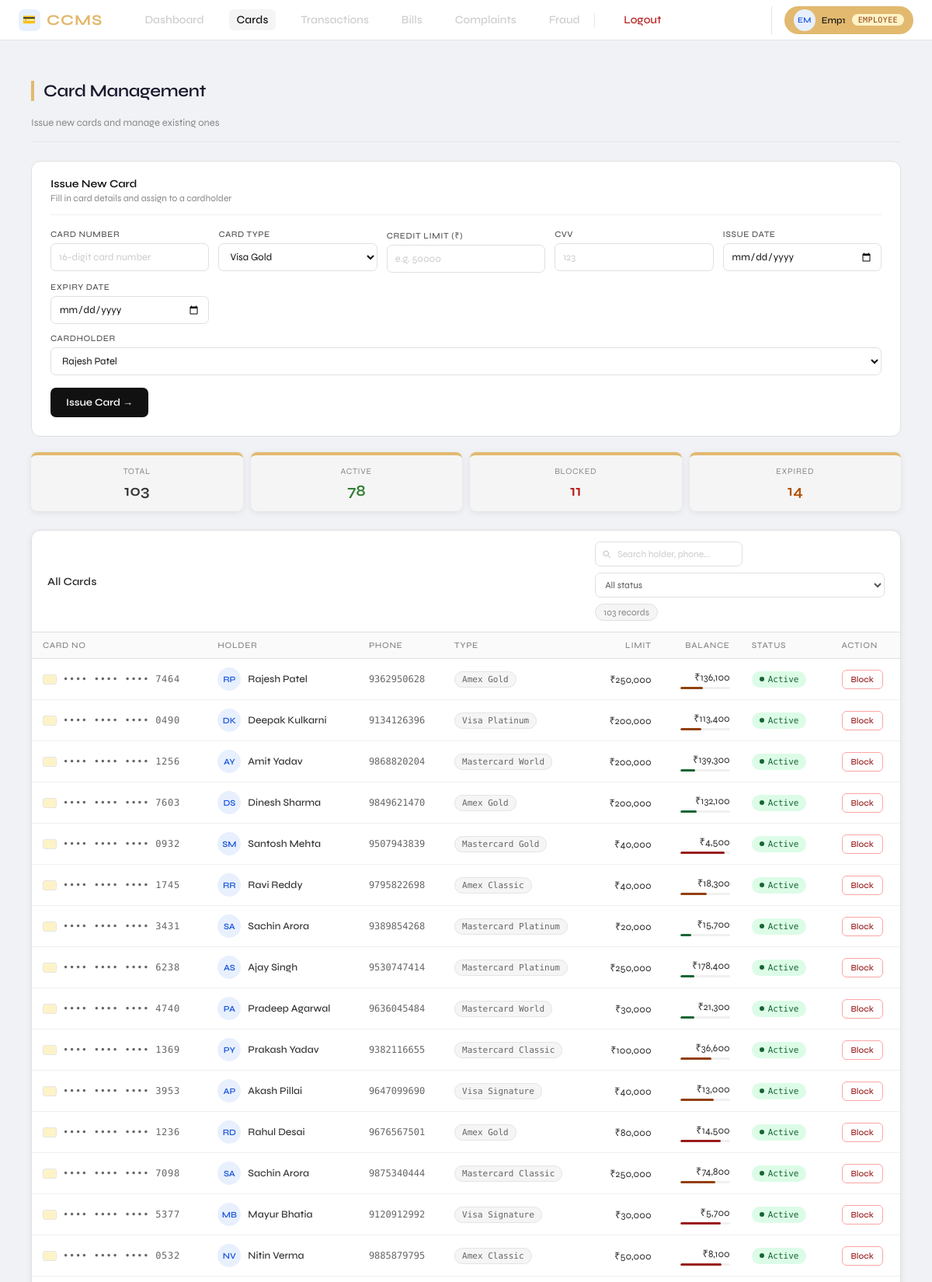
The page /employee/cards (signed in, upper part) on the database its author committed.
### tables this page shows
CREATE TABLE CREDIT_CARD(
        Card_no           TEXT PRIMARY KEY,
        Card_type         TEXT NOT NULL,
        Card_status       TEXT NOT NULL CHECK(Card_status IN ('Active','Blocked','Expired')),
        Credit_limit      REAL NOT NULL,
        Available_balance REAL NOT NULL,
        Issue_date        TEXT NOT NULL,
        Expiry_date       TEXT NOT NULL,
        CVV               TEXT NOT NULL,
        Holder_id         INTEGER NOT NULL REFERENCES CARD_HOLDER(Holder_id) );

CREATE TABLE CARD_HOLDER(
        Holder_id      INTEGER PRIMARY KEY AUTOINCREMENT,
        F_name         TEXT NOT NULL,
        L_name         TEXT NOT NULL,
        DOB            TEXT NOT NULL,
        Gender         TEXT NOT NULL,
        Phone_no       TEXT NOT NULL UNIQUE,
        Email          TEXT NOT NULL UNIQUE,
        Address        TEXT,
        Annual_income  REAL,
        Credit_score   INTEGER CHECK(Credit_score BETWEEN 300 AND 900) );

### app.py (the view)
@app.route('/employee/cards')
@login_required
@role_required('employee')
def emp_cards():
    db = get_db()
    cards = db.execute("""
        SELECT CC.*, CH.F_name||' '||CH.L_name AS holder_name, CH.Phone_no
        FROM CREDIT_CARD CC JOIN CARD_HOLDER CH ON CC.Holder_id=CH.Holder_id
        ORDER BY CC.Card_status
    """).fetchall()
    holders = db.execute(
        "SELECT Holder_id, F_name||' '||L_name AS name FROM CARD_HOLDER"
    ).fetchall()
    db.close()
    return render_template('employee/cards.html', cards=cards, holders=holders, now=date.today())

### app.py (called while the page is built)
def get_db():
    conn = sqlite3.connect(DB)
    conn.row_factory = sqlite3.Row
    conn.execute("PRAGMA foreign_keys = ON")
    return conn

def login_required(f):
    @wraps(f)
    def decorated(*args, **kwargs):
        if 'user_id' not in session:
            flash('Please login first.', 'warning')
            return redirect(url_for('login'))
        return f(*args, **kwargs)
    return decorated

def role_required(*roles):
    def decorator(f):
        @wraps(f)
        def decorated(*args, **kwargs):
            if session.get('role') not in roles:
                flash('Access denied.', 'danger')
                return redirect(url_for('login'))
            return f(*args, **kwargs)
        return decorated
    return decorator

### templates/employee/cards.html (shortened to what this page needs)
{% extends "base.html" %}
{% block content %}
<div class="wrap">
  <div class="page-header">
    <div>
      <div class="page-title">Card Management</div>
      <div class="page-sub">Issue new cards and manage existing ones</div>
    </div>
  </div>
  <div class="form-panel" style="margin-bottom:20px">
    <div class="form-panel-header">
      <div class="form-panel-title">Issue New Card</div>
      <div class="form-panel-sub">Fill in card details and assign to a cardholder</div>
    </div>
    <form method="POST" action="{{ url_for('emp_issue_card') }}">
      <div class="form-grid">
        <div class="form-group">
          <label>Card Number</label>
          <input name="card_no" placeholder="16-digit card number" required>
        </div>
        <div class="form-group">
          <label>Card Type</label>
          <select name="card_type">
            <option>Visa Gold</option>
          </select>
        </div>
        <div class="form-group">
          <label>Credit Limit (₹)</label>
          <input name="credit_limit" type="number" placeholder="e.g. 50000" required>
        </div>
        <div class="form-group">
          <label>CVV</label>
          <input name="cvv" maxlength="3" placeholder="123" required>
        </div>
        <div class="form-group">
          <label>Issue Date</label>
          <input name="issue_date" type="date" required>
        </div>
        <div class="form-group">
          <label>Expiry Date</label>
          <input name="expiry_date" type="date" required>
        </div>
        <div class="form-group form-full">
          <label>Cardholder</label>
          <select name="holder_id">
            {% for h in holders %}
            <option value="{{ h.Holder_id }}">{{ h.name }}</option>
            {% endfor %}
          </select>
        </div>
      </div>
      <button type="submit" class="btn-submit-form">Issue Card &rarr;</button>
    </form>
  </div>
  <div class="stats-row">
    <div class="stat-card">
      <div class="stat-label">Total</div>
      <div class="stat-val">{{ cards|length }}</div>
    </div>
    <div class="stat-card">
      <div class="stat-label">Active</div>
      <div class="stat-val success">{{ cards|selectattr('Card_status','eq','Active')|list|length }}</div>
    </div>
    <div class="stat-card">
      <div class="stat-label">Blocked</div>
      <div class="stat-val danger">{{ cards|selectattr('Card_status','eq','Blocked')|list|length }}</div>
    </div>
    <div class="stat-card">
      <div class="stat-label">Expired</div>
      <div class="stat-val warning">{{ cards|selectattr('Card_status','eq','Expired')|list|length }}</div>
    </div>
  </div>
  <div class="card">
    <div class="card-head">
      <span class="card-head-title">All Cards</span>
      <div class="card-head-right">
        <div class="search-wrap">
          <input type="text" id="searchInput" placeholder="Search holder, phone..."
                 oninput="filterTable()">
        </div>
        <select id="statusFilter" onchange="filterTable()" class="filter-select">
          <option value="">All status</option>
        </select>
        <span class="record-count" id="visibleCount">{{ cards|length }} records</span>
      </div>
    </div>
    <div class="table-scroll">
      <table id="cardsTable">
        <thead>
          <tr>
            <th>Card No</th>
            <th>Holder</th>
            <th>Phone</th>
            <th>Type</th>
            <th style="text-align:right">Limit</th>
            <th style="text-align:right">Balance</th>
            <th>Status</th>
            <th>Action</th>
          </tr>
        </thead>
        <tbody>
          {% for c in cards %}
          <tr data-holder="{{ c.holder_name|lower }}"
              data-phone="{{ c.Phone_no }}"
              data-status="{{ c.Card_status }}">
            <td>
              <div class="card-no-wrap">
                <div class="card-chip"></div>
                <span class="card-no">•••• •••• •••• {{ c.Card_no[-4:] }}</span>
              </div>
            </td>
            <td>
              <div class="avatar-wrap">
                <div class="avatar">{{ c.holder_name.split()[0][0] }}{{ c.holder_name.split()[-1][0] }}</div>
                <span class="holder-name">{{ c.holder_name }}</span>
              </div>
            </td>
            <td><span class="mono">{{ c.Phone_no }}</span></td>
            <td><span class="type-pill">{{ c.Card_type }}</span></td>
            <td style="text-align:right"><span class="amount">₹{{ "{:,.0f}".format(c.Credit_limit) }}</span></td>
            <td style="text-align:right">
              <div class="balance-wrap">
                <span class="amount">₹{{ "{:,.0f}".format(c.Available_balance) }}</span>
                {% set used_pct = ((c.Credit_limit - c.Available_balance) / c.Credit_limit * 100)|round %}
                <div class="utilization-bar">
                  <div class="utilization-fill
                    {% if used_pct > 75 %}fill-danger
                    {% elif used_pct > 40 %}fill-warning
                    {% else %}fill-success{% endif %}"
                    style="width:{{ used_pct }}%">
                  </div>
                </div>
              </div>
            </td>
            <td>
              <span class="badge
                {% if c.Card_status == 'Active' %}badge-success
                {% elif c.Card_status == 'Blocked' %}badge-danger
                {% else %}badge-warning{% endif %}">
                {{ c.Card_status }}
              </span>
            </td>
            <td>
              {% if c.Card_status == 'Active' %}
              <a href="{{ url_for('emp_block_card', card_no=c.Card_no) }}"
                 class="btn-toggle btn-block"
                 onclick="return confirm('Block card {{ c.Card_no[-4:] }}?')">
                Block
              </a>
              {% else %}
              <span class="resolved-tick">—</span>
              {% endif %}
            </td>
          </tr>
          {% endfor %}
        </tbody>
      </table>
    </div>
  </div>
</div>
{% endblock %}

### templates/employee/cards.html (style rules this page uses)
.form-panel { background: #fff; border: 0.5px solid #e0e0e0; border-radius: 12px; padding: 20px 24px 24px; }
.form-panel-header { margin-bottom: 18px; padding-bottom: 14px; border-bottom: 0.5px solid #f0f0f0; }
.form-panel-title { font-size: 14px; font-weight: 600; color: #111; }
.form-panel-sub { font-size: 12px; color: #888; margin-top: 3px; }
.form-grid { display: grid; grid-template-columns: repeat(auto-fill, minmax(180px, 1fr)); gap: 12px; }
.form-group { display: flex; flex-direction: column; gap: 5px; }
.form-full { grid-column: 1 / -1; }
.form-group label { font-size: 11px; font-weight: 500; color: #555; text-transform: uppercase; letter-spacing: 0.05em; }
.form-group input, .form-group select { height: 36px; padding: 0 10px; border: 0.5px solid #e0e0e0; border-radius: 7px; font-family: 'Syne', sans-serif; font-size: 13px; color: #111; background: #fff; outline: none; transition: border-color 0.15s; }
.form-group input::placeholder { color: #ccc; }
.btn-submit-form { margin-top: 16px; height: 38px; padding: 0 20px; background: #111; color: #fff; border: none; border-radius: 7px; font-family: 'Syne', sans-serif; font-size: 13px; font-weight: 600; cursor: pointer; transition: background 0.15s; }
.card-head { display: flex; align-items: center; justify-content: space-between; padding: 14px 20px; border-bottom: 0.5px solid #e0e0e0; flex-wrap: wrap; gap: 10px; }
.card-head-right { display: flex; align-items: center; gap: 8px; flex-wrap: wrap; }
.search-wrap { position: relative; display: flex; align-items: center; }
.search-wrap input { height: 32px; padding: 0 10px 0 28px; border: 0.5px solid #e0e0e0; border-radius: 7px; font-family: 'Syne', sans-serif; font-size: 12px; color: #111; outline: none; width: 190px; transition: border-color 0.15s; }
.search-wrap input::placeholder { color: #ccc; }
.filter-select { height: 32px; padding: 0 8px; border: 0.5px solid #e0e0e0; border-radius: 7px; font-family: 'Syne', sans-serif; font-size: 12px; color: #555; background: #fff; outline: none; cursor: pointer; }
.balance-wrap { display: flex; flex-direction: column; align-items: flex-end; gap: 4px; }
.btn-toggle { display: inline-flex; align-items: center; font-size: 11px; font-weight: 500; padding: 5px 11px; border-radius: 6px; text-decoration: none; white-space: nowrap; font-family: 'Syne', sans-serif; transition: background 0.12s; }
.btn-block { border: 0.5px solid #fca5a5; color: #991b1b; background: transparent; }

### rows shown on the page
CREDIT_CARD: Card_no "7464", holder_name "R", holder_name "P", holder_name "Rajesh Patel", Phone_no "9362950628", Card_type "Amex Gold", Credit_limit "250,000", Available_balance "136,100", {{ used_pct }} 46.0 (drawn), Card_status "Active"
CREDIT_CARD: Card_no "0490", holder_name "D", holder_name "K", holder_name "Deepak Kulkarni", Phone_no "9134126396", Card_type "Visa Platinum", Credit_limit "200,000", Available_balance "113,400", {{ used_pct }} 43.0 (drawn), Card_status "Active"
CREDIT_CARD: Card_no "1256", holder_name "A", holder_name "Y", holder_name "Amit Yadav", Phone_no "9868820204", Card_type "Mastercard World", Credit_limit "200,000", Available_balance "139,300", {{ used_pct }} 30.0 (drawn), Card_status "Active"
CREDIT_CARD: Card_no "7603", holder_name "D", holder_name "S", holder_name "Dinesh Sharma", Phone_no "9849621470", Card_type "Amex Gold", Credit_limit "200,000", Available_balance "132,100", {{ used_pct }} 34.0 (drawn), Card_status "Active"
CREDIT_CARD: Card_no "0932", holder_name "S", holder_name "M", holder_name "Santosh Mehta", Phone_no "9507943839", Card_type "Mastercard Gold", Credit_limit "40,000", Available_balance "4,500", {{ used_pct }} 89.0 (drawn), Card_status "Active"
CREDIT_CARD: Card_no "1745", holder_name "R", holder_name "Ravi Reddy", Phone_no "9795822698", Card_type "Amex Classic", Credit_limit "40,000", Available_balance "18,300", {{ used_pct }} 54.0 (drawn), Card_status "Active"
CREDIT_CARD: Card_no "3431", holder_name "S", holder_name "A", holder_name "Sachin Arora", Phone_no "9389854268", Card_type "Mastercard Platinum", Credit_limit "20,000", Available_balance "15,700", {{ used_pct }} 22.0 (drawn), Card_status "Active"
CREDIT_CARD: Card_no "6238", holder_name "A", holder_name "S", holder_name "Ajay Singh", Phone_no "9530747414", Card_type "Mastercard Platinum", Credit_limit "250,000", Available_balance "178,400", {{ used_pct }} 29.0 (drawn), Card_status "Active"
CREDIT_CARD: Card_no "4740", holder_name "P", holder_name "A", holder_name "Pradeep Agarwal", Phone_no "9636045484", Card_type "Mastercard World", Credit_limit "30,000", Available_balance "21,300", {{ used_pct }} 29.0 (drawn), Card_status "Active"
CREDIT_CARD: Card_no "1369", holder_name "P", holder_name "Y", holder_name "Prakash Yadav", Phone_no "9382116655", Card_type "Mastercard Classic", Credit_limit "100,000", Available_balance "36,600", {{ used_pct }} 63.0 (drawn), Card_status "Active"
CREDIT_CARD: Card_no "3953", holder_name "A", holder_name "P", holder_name "Akash Pillai", Phone_no "9647099690", Card_type "Visa Signature", Credit_limit "40,000", Available_balance "13,000", {{ used_pct }} 68.0 (drawn), Card_status "Active"
CREDIT_CARD: Card_no "1236", holder_name "R", holder_name "D", holder_name "Rahul Desai", Phone_no "9676567501", Card_type "Amex Gold", Credit_limit "80,000", Available_balance "14,500", {{ used_pct }} 82.0 (drawn), Card_status "Active"
CREDIT_CARD: Card_no "7098", holder_name "S", holder_name "A", holder_name "Sachin Arora", Phone_no "9875340444", Card_type "Mastercard Classic", Credit_limit "250,000", Available_balance "74,800", {{ used_pct }} 70.0 (drawn), Card_status "Active"
CREDIT_CARD: Card_no "5377", holder_name "M", holder_name "B", holder_name "Mayur Bhatia", Phone_no "9120912992", Card_type "Visa Signature", Credit_limit "30,000", Available_balance "5,700", {{ used_pct }} 81.0 (drawn), Card_status "Active"
CREDIT_CARD: Card_no "0532", holder_name "N", holder_name "V", holder_name "Nitin Verma", Phone_no "9885879795", Card_type "Amex Classic", Credit_limit "50,000", Available_balance "8,100", {{ used_pct }} 84.0 (drawn), Card_status "Active"

### other values the page prints
{{ session.username[0]|upper }} "E"
{{ session.username[1]|upper if session.username|length > 1 else '' }} "M"
{{ session.username|capitalize }} "Emp1"
{{ session.role }} "EMPLOYEE"
{{ cards|length }} "103"
{{ cards|selectattr('Card_status','eq','Active')|list|length }} "78"
{{ cards|selectattr('Card_status','eq','Blocked')|list|length }} "11"
{{ cards|selectattr('Card_status','eq','Expired')|list|length }} "14"
form field holder_id "Rajesh Patel"
